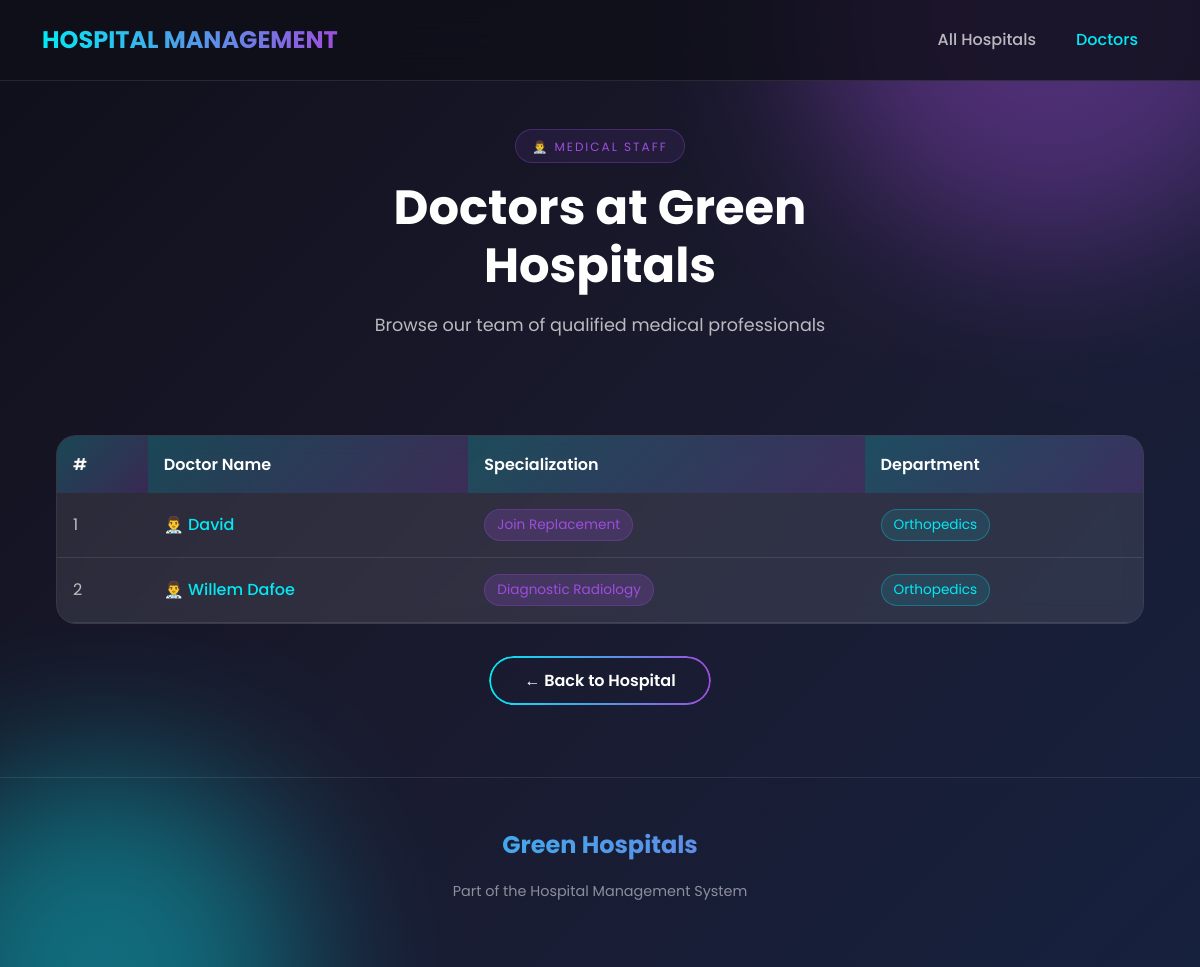
Page /hospital/6/doctors/ on the earlier database version.
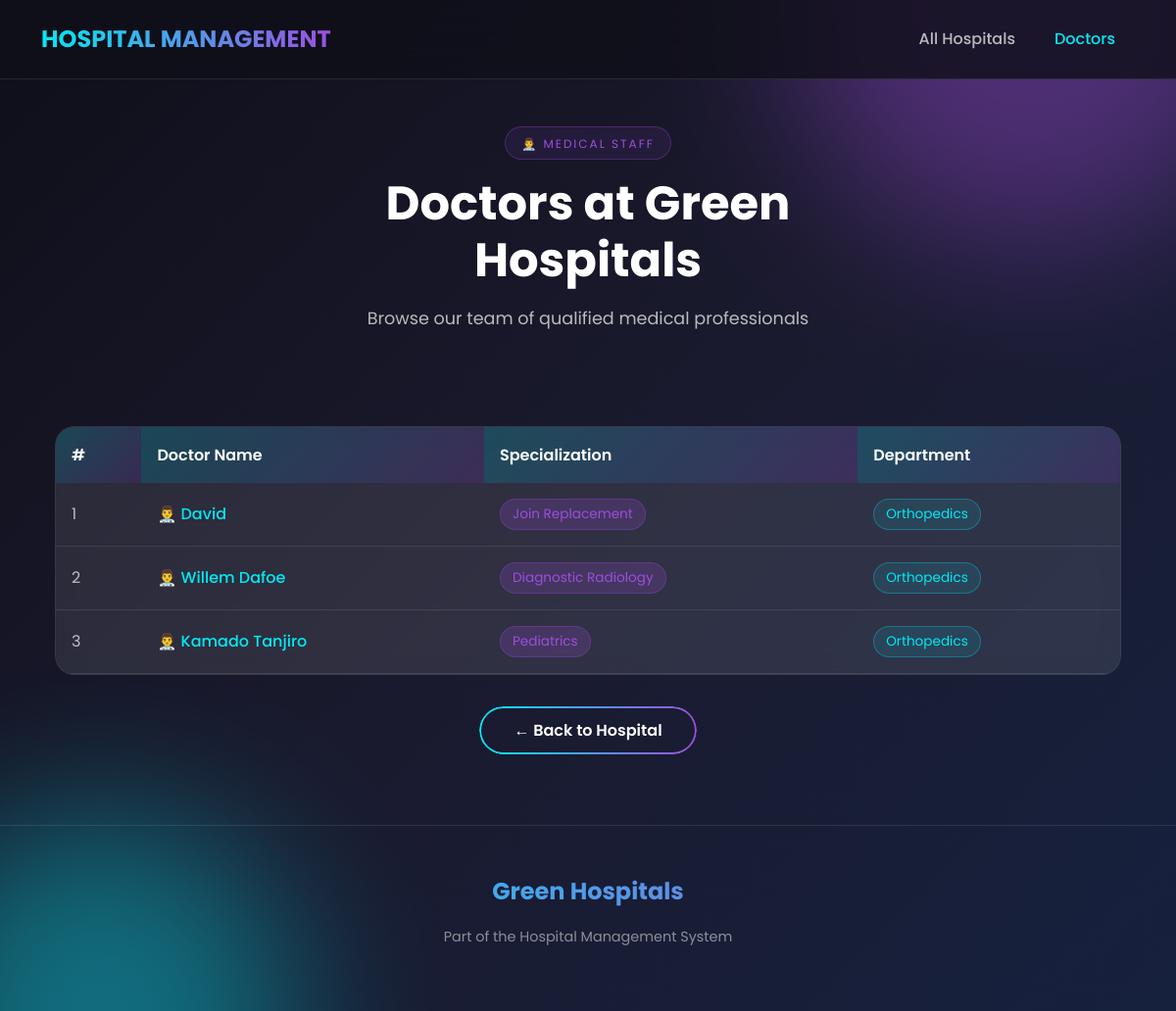
Same page on the later database version.
### hospital/models.py (models this page shows, shortened)
class Doctor(models.Model):
    dname = models.CharField(max_length=50)
    dspecialization = models.CharField(max_length=50)
    Department = models.ForeignKey(Department, on_delete=models.CASCADE)

class Department(models.Model):
    dname = models.CharField(max_length=50)
    d_loc= models.CharField(max_length=50)
    hospital = models.ForeignKey(Hospital, on_delete=models.CASCADE)

### hospital/views.py (the view)
# urls.py: path('hospital/<int:hospital_id>/doctors/', views.doctor_list_view, name='doctor_list'),
def doctor_list_view(request, hospital_id):
    hospital = get_object_or_404(Hospital, id=hospital_id)
    doctors = Doctor.objects.filter(Department__hospital=hospital)
    context={
        'hospital': hospital,
        'doctors': doctors
    }
    return render(request, 'doctor_list.html', context)

### hospital/templates/doctor_list.html (shortened to what this page needs)
{% load static %}
<!DOCTYPE html>
<html lang="en">
<head>
    <link href="https://cdn.jsdelivr.net/npm/bootstrap@5.3.7/dist/css/bootstrap.min.css" rel="stylesheet">
    <link rel="stylesheet" href="{% static 'css/styles.css' %}">
</head>
<body>
    <div class="animated-bg"></div>
    <nav class="navbar navbar-expand-lg navbar-modern">
        <div class="container">
            <a class="navbar-brand" href="{% url 'hospital:landing' %}">HOSPITAL MANAGEMENT</a>
            <div class="collapse navbar-collapse" id="navbarNav">
                <ul class="navbar-nav ms-auto">
                    <li class="nav-item">
                        <a class="nav-link" href="{% url 'hospital:hospitals' %}">All Hospitals</a>
                    </li>
                    <li class="nav-item">
                        <a class="nav-link active">Doctors</a>
                    </li>
                </ul>
            </div>
        </div>
    </nav>
    <section class="features-section" style="padding: 3rem 2rem 2rem;">
        <div class="section-header">
            <span class="section-tag">👨‍⚕️ Medical Staff</span>
            <h2 class="section-title">Doctors at {{ hospital.hname }}</h2>
            <p class="section-subtitle">Browse our team of qualified medical professionals</p>
        </div>
    </section>
    <section style="padding: 0 2rem 4rem;">
        <div class="container-custom">
            {% if doctors %}
            <div class="glass-card" style="padding: 0; overflow: hidden;">
                <table class="modern-table">
                    <thead>
                        <tr>
                            <th>#</th>
                            <th>Doctor Name</th>
                            <th>Specialization</th>
                            <th>Department</th>
                        </tr>
                    </thead>
                    <tbody>
                        {% for doctor in doctors %}
                        <tr>
                            <td>{{ forloop.counter }}</td>
                            <td>
                                <a href="{% url 'hospital:doctor_profile' doctor.id %}" class="doctor-link">
                                    👨‍⚕️ {{ doctor.dname }}
                                </a>
                            </td>
                            <td><span class="specialization-badge">{{ doctor.dspecialization }}</span></td>
                            <td><span class="department-badge">{{ doctor.Department.dname }}</span></td>
                        </tr>
                        {% endfor %}
                    </tbody>
                </table>
            </div>
            {% endif %}
            <div style="text-align: center; margin-top: 2rem;">
                <a href="{% url 'hospital:hospital_detail' hospital.id %}" class="btn-animated">
                    <span>← Back to Hospital</span>
                </a>
            </div>
        </div>
    </section>
    <footer class="footer-modern">
        <div class="footer-brand">{{ hospital.hname }}</div>
        <p class="footer-text">Part of the Hospital Management System</p>
    </footer>
</body>
</html>

Differences in the rows shown:
added Doctor: dname "Kamado Tanjiro", dspecialization "Pediatrics", Department.dname "Orthopedics"
